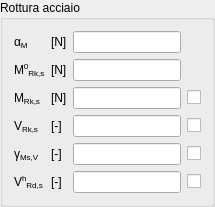
                 <widget class="QGroupBox" name="SVGroupBox">
                  <property name="title">
                   <string>Rottura acciaio</string>
                  </property>
                  <layout class="QGridLayout" name="gridLayout_20">
                   <item row="3" column="3">
                    <widget class="QCheckBoxReadOnly" name="VRksCBox">
                     <property name="text">
                      <string/>
                     </property>
                    </widget>
                   </item>
                   <item row="4" column="0">
                    <widget class="QLabelRichName" name="gammaMsVLabel">
                     <property name="text">
                      <string>γ&lt;span style=&quot;vertical-align:sub;&quot;&gt;Ms,V&lt;/span&gt;</string>
                     </property>
                    </widget>
                   </item>
                   <item row="4" column="1">
                    <widget class="QLabelUnitMeasure" name="gammaMsVUMLabel">
                     <property name="text">
                      <string>[-]</string>
                     </property>
                    </widget>
                   </item>
                   <item row="4" column="3">
                    <widget class="QCheckBoxReadOnly" name="gammaMsVCBox">
                     <property name="text">
                      <string/>
                     </property>
                    </widget>
                   </item>
                   <item row="4" column="2">
                    <widget class="QLineEditValue" name="gammaMsVLEdit"/>
                   </item>
                   <item row="3" column="0">
                    <widget class="QLabelRichName" name="VRksLabel">
                     <property name="text">
                      <string>V&lt;span style=&quot;vertical-align:sub;&quot;&gt;Rk,s&lt;/span&gt;</string>
                     </property>
                    </widget>
                   </item>
                   <item row="3" column="1">
                    <widget class="QLabelUnitMeasure" name="VRksUMLabel">
                     <property name="text">
                      <string>[-]</string>
                     </property>
                    </widget>
                   </item>
                   <item row="3" column="2">
                    <widget class="QLineEditValue" name="VRksLEdit"/>
                   </item>
                   <item row="5" column="0">
                    <widget class="QLabelRichName" name="VhRdsLabel">
                     <property name="text">
                      <string>V&lt;span style=&quot;vertical-align:super;&quot;&gt;h&lt;/span&gt;&lt;span style=&quot;vertical-align:sub;&quot;&gt;Rd,s&lt;/span&gt;</string>
                     </property>
                    </widget>
                   </item>
                   <item row="2" column="0">
                    <widget class="QLabelRichName" name="MRksLabel">
                     <property name="text">
                      <string>M&lt;span style=&quot;vertical-align:sub;&quot;&gt;Rk,s&lt;/span&gt;</string>
                     </property>
                    </widget>
                   </item>
                   <item row="5" column="1">
                    <widget class="QLabelUnitMeasure" name="VhRdsUMLabel">
                     <property name="text">
                      <string>[-]</string>
                     </property>
                    </widget>
                   </item>
                   <item row="5" column="2">
                    <widget class="QLineEditValue" name="VhRdsLEdit"/>
                   </item>
                   <item row="5" column="3">
                    <widget class="QCheckBoxReadOnly" name="VhRdsCBox">
                     <property name="text">
                      <string/>
                     </property>
                    </widget>
                   </item>
                   <item row="1" column="1">
                    <widget class="QLabelUnitMeasure" name="M0RksUMLabel">
                     <property name="text">
                      <string>[N]</string>
                     </property>
                    </widget>
                   </item>
                   <item row="1" column="2">
                    <widget class="QLineEditValue" name="M0RksLEdit"/>
                   </item>
                   <item row="1" column="0">
                    <widget class="QLabelRichName" name="M0RksLabel">
                     <property name="text">
                      <string>M&lt;span style=&quot;vertical-align:super;&quot;&gt;0&lt;/span&gt;&lt;span style=&quot;vertical-align:sub;&quot;&gt;Rk,s&lt;/span&gt;</string>
                     </property>
                    </widget>
                   </item>
                   <item row="2" column="1">
                    <widget class="QLabelUnitMeasure" name="MRksUMLabel">
                     <property name="text">
                      <string>[N]</string>
                     </property>
                    </widget>
                   </item>
                   <item row="2" column="2">
                    <widget class="QLineEditValue" name="MRksLEdit"/>
                   </item>
                   <item row="2" column="3">
                    <widget class="QCheckBoxReadOnly" name="MRksCBox">
                     <property name="text">
                      <string/>
                     </property>
                    </widget>
                   </item>
                   <item row="0" column="0">
                    <widget class="QLabelRichName" name="alphaMLabel">
                     <property name="text">
                      <string>α&lt;span style=&quot;vertical-align:sub;&quot;&gt;M&lt;/span&gt;</string>
                     </property>
                    </widget>
                   </item>
                   <item row="0" column="1">
                    <widget class="QLabelUnitMeasure" name="alphaMUMLabel">
                     <property name="text">
                      <string>[N]</string>
                     </property>
                    </widget>
                   </item>
                   <item row="0" column="2">
                    <widget class="QLineEditValue" name="alphaMLEdit"/>
                   </item>
                  </layout>
                 </widget>
